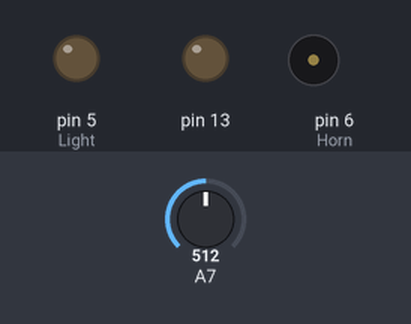
The sketch below on a simulated Arduino Nano, built with avr-gcc and run on an emulated ATmega328P. On the bench: output pins drawn as LEDs (lit = HIGH), buzzer (waves = sounding). The test bench sets the inputs (shaded band); at power-on: A7 = 512.

Above: at 1.2 s.
1.3 s: A7 set to 0
At 1.45 s:
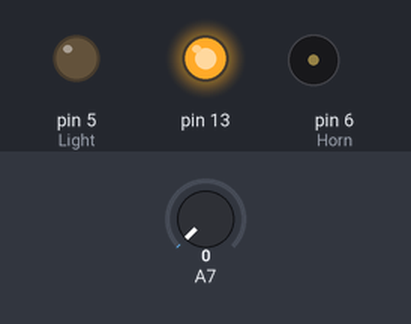
At 3.0 s:
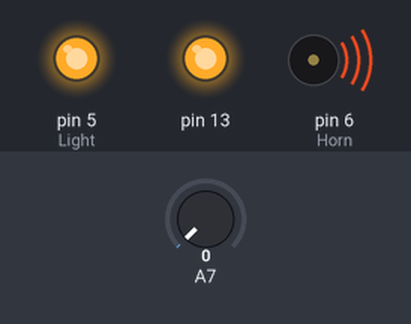
3.3 s: A7 set to 122
At 3.45 s:
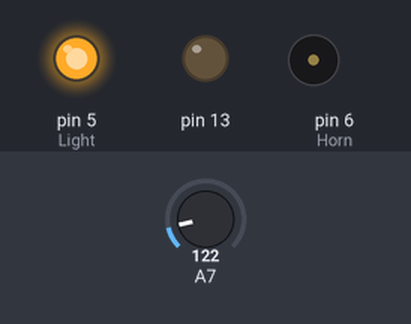
Timing chart, 0 to 6.3 s (numbered marks = the images above; inputs shaded):
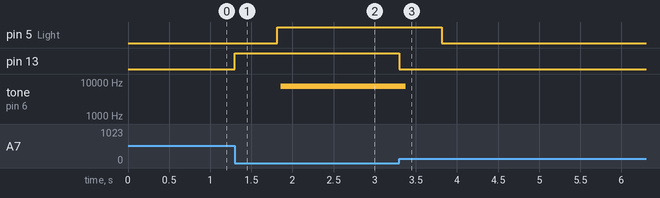

The sketch:

Light_Horn_shadow_for.ino
```cpp
const int Light = 5; // Define light as pin 5
const int Horn = 6;  // Define horn as pin 6
bool Hall;  // This variable shows if get Hall signal,true for get,false for not
int nowBrightness;

void setup()
{
  pinMode( 13 , OUTPUT);
  pinMode(Light,OUTPUT);  //  Make light as output signal
  pinMode(Horn,OUTPUT);   //  Make horn as output signal
  Hall =false;
  nowBrightness = 0;
}

void loop()
{
  Hall = !analogRead(A7);
  if(Hall){
    //if get Hall signal,do something in getHall()
    getHall();
  }else{
    //if lose Hall signal,do another things in noHall();
    noHall();
  }
}

//this function define something that when get the Hall signal
void getHall(){
  digitalWrite( 13 , HIGH );
  analogWrite(Horn,255);
  analogWrite(Horn,0);
  for(;nowBrightness <= 255;++nowBrightness){
    analogWrite(Light,nowBrightness);
    delay(2);
  }
}

//this function define something that when no Hall signal
void noHall(){
  digitalWrite(13,LOW);
  for(;nowBrightness >= 0;--nowBrightness){
    analogWrite(Light,nowBrightness);
    delay(2);
  }
}
```

Measured:
- after the input at 1.3 s, pin 5 (Light): LOW → HIGH after 0.52 s; pin 13: LOW → HIGH at once; tone on pin 6 (Horn): silent → 7619 Hz after 0.56 s
- after the input at 3.3 s, pin 5 (Light): HIGH → LOW after 0.52 s; pin 13: HIGH → LOW at once; tone on pin 6 (Horn): 7619 Hz → silent after 0.08 s
